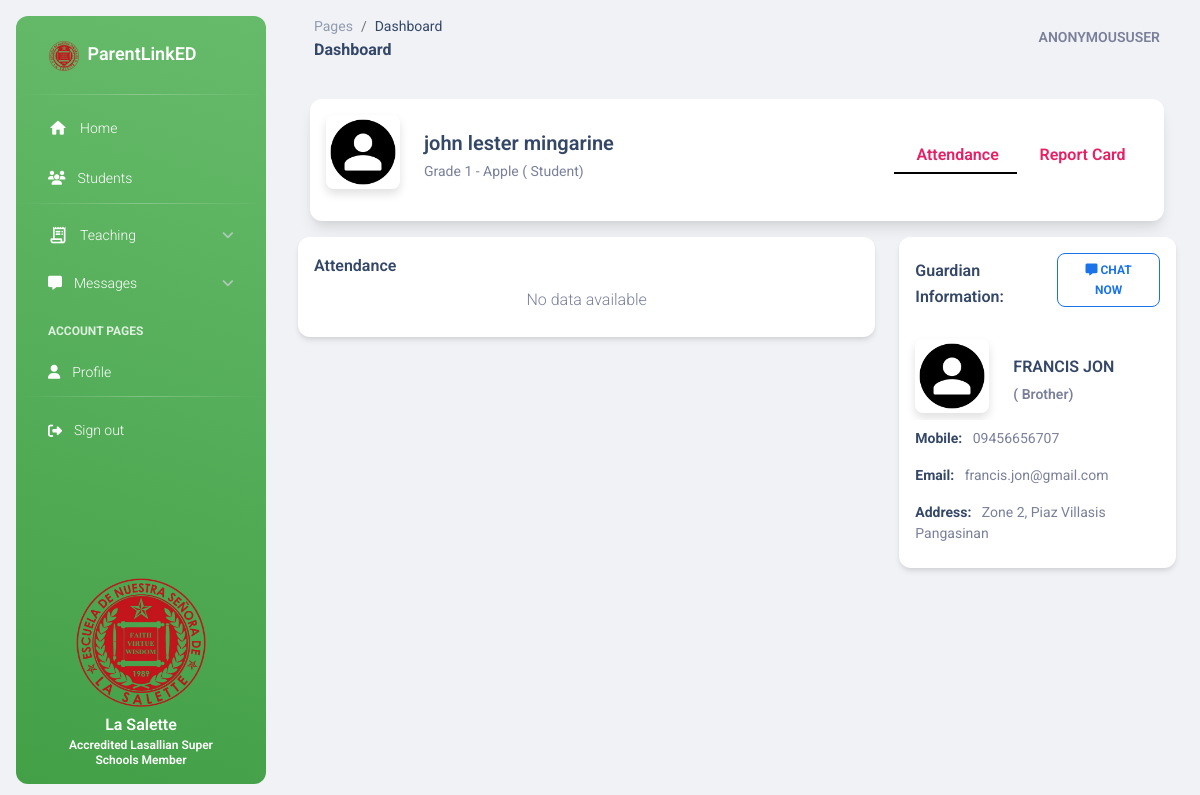
The app's page /instructor/student/profile/18-9398-54S/, older data.
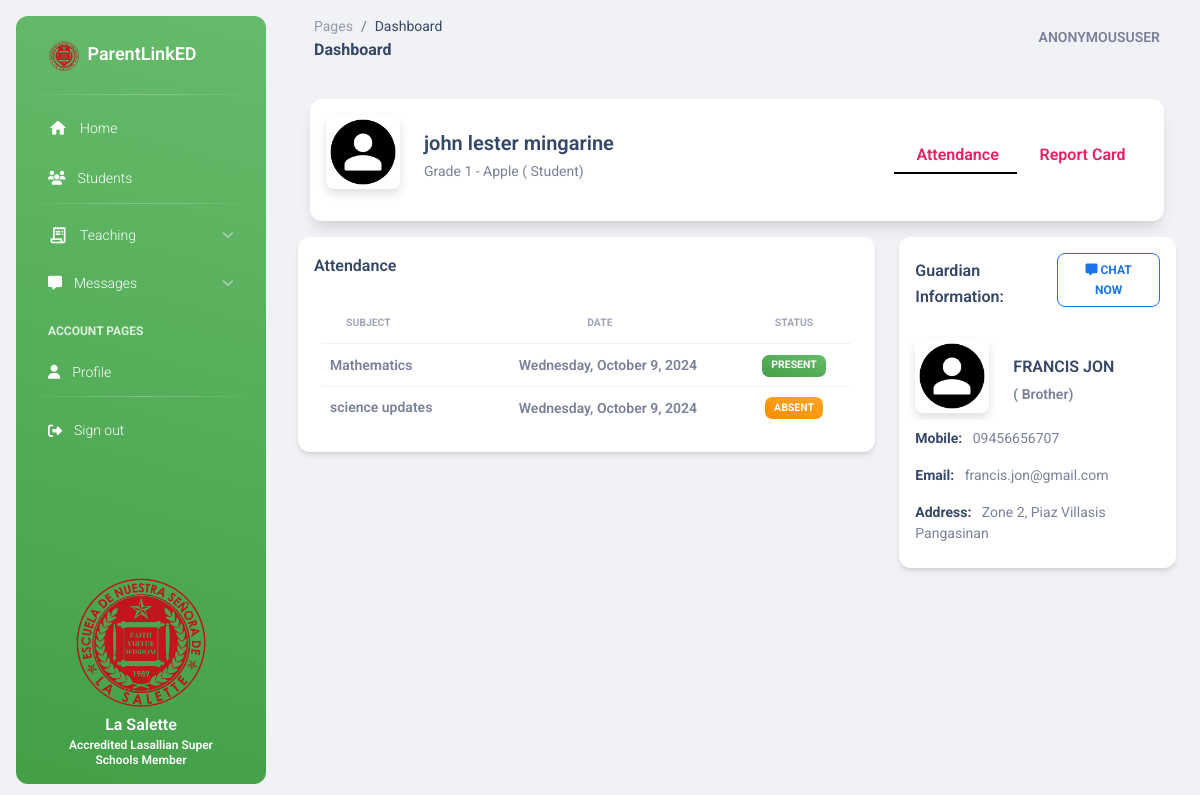
The same page, newer data.
### base/models.py (models this page shows, shortened)
class Student(models.Model):
    firstname = models.CharField(max_length=100)
    lastname = models.CharField(max_length=100)
    student_id = models.CharField(max_length=100, null = True, blank = True)
    avatar = models.ImageField(upload_to='avatars/', default = '/default_avatar.png', null = True, blank = True)
    gender = models.CharField(max_length=10, null = True, blank = True)
    age = models.IntegerField(null = True, blank = True)
    year_level_section = models.ForeignKey(YearLevelSection, on_delete=models.CASCADE)
    date_created = models.DateTimeField(auto_now_add=True, null = True, blank = True)

class YearLevelSection(models.Model):
    year_levels = [
        ('Grade 1', 'Grade 1'),
        ('Grade 2', 'Grade 2'),
        ('Grade 3', 'Grade 3'),
        ('Grade 4', 'Grade 4'),
        ('Grade 5', 'Grade 5'),
        ('Grade 6', 'Grade 6'),
    ]
    year_level = models.CharField(max_length=10, choices=year_levels)
    section = models.CharField(max_length=10)
    subjects = models.ManyToManyField(Subject, null=True, blank=True, related_name='year_level_sections')
    instructor = models.ForeignKey(Instructor, on_delete=models.CASCADE, related_name='year_level_sections', null = True, blank = True)
    slug = models.SlugField(max_length=255, unique=True, null=True, blank=True)
    def __str__(self):
        return f"{self.year_level} - {self.section}"

class Guardian(models.Model):
    user = models.OneToOneField(User, on_delete=models.CASCADE)
    student = models.ManyToManyField(Student, related_name='guardians')
    age = models.IntegerField(null = True, blank = True)
    address = models.CharField(max_length=100, null = True, blank = True)
    contact_number = models.CharField(max_length=11, null = True, blank = True)
    gender = models.CharField(max_length=10, null = True, blank = True)
    avatar = models.ImageField(upload_to='avatars/', default = '/default_avatar.png', null = True, blank = True)
    relationship = models.CharField(max_length=100, null = True, blank = True)
    date_created = models.DateTimeField(auto_now_add=True, null = True, blank = True)

class Attendance(models.Model):
    student = models.ForeignKey(Student, on_delete=models.CASCADE, related_name='attendances')
    subject = models.ForeignKey(Subject, on_delete=models.CASCADE, related_name='attendances')
    date = models.DateTimeField(auto_now_add=True)
    status = models.CharField(max_length=10, choices=[('present', 'Present'), ('absent', 'Absent')])
    class Meta:
        unique_together = ('student', 'subject', 'date')  # Ensure no duplicate records for the same day

class Subject(models.Model):
    name = models.CharField(max_length=100)
    subject_code = models.CharField(max_length=100, null=True, blank=True)
    description = models.TextField(blank=True, null=True)
    day = models.CharField(max_length=100)
    start_time = models.TimeField()
    end_time = models.TimeField()
    slug = models.SlugField(max_length=255, unique=True, null=True, blank=True)

### base/view/instructor.py (the view)
# urls.py: path('student/profile/<student_id>/', views.student_profile, name='student_profile'),
def student_profile(request, student_id):
    student = get_object_or_404(Student, student_id=student_id)
    guardians = student.guardians.all()
    attendance = Attendance.objects.filter(student=student)
    grades = Grade.objects.filter(student=student).select_related('subject')
    year_level_section = student.year_level_section
    subjects = year_level_section.subjects.all()
    subjects_with_grades = {grade.subject.id for grade in grades}
    subjects_without_grades = subjects.exclude(id__in=subjects_with_grades)
    context = {
        'student': student,
        'guardians': guardians,
        'attendance': attendance,
        'grades': grades,
        'subjects': subjects,
        'subjects_without_grades': subjects_without_grades,  # Ne
    }
    return render(request, 'base/instructor/student_profile.html', context)

### base/templates/base/instructor/student_profile.html (shortened to what this page needs)
{% extends 'base/instructor/base.html' %}
{% block content %}
<div class="card shadow-lg mx-4 card-profile-bottom">
    <div class="card-body p-3">
        <div class="row gx-4 mb-2">
            <div class="col-auto">
               <div class="avatar avatar-xl position-relative">
                  <img src="{{ student.avatar.url }}" alt="profile_image" class="w-100 border-radius-lg shadow-sm">
               </div>
            </div>
            <div class="col-auto my-auto">
               <div class="h-100">
                  <h5 class="mb-1">
                    {{ student.firstname }} {{ student.lastname}}
                  </h5>
                  <p class="mb-0 font-weight-normal text-sm">
                    {{student.year_level_section }} ( Student)
                  </p>
               </div>
            </div>
            <div class="col-lg-4 col-md-6 my-sm-auto ms-sm-auto me-sm-0 mx-auto mt-3">
                <div class="nav-wrapper position-relative end-0">
                    <ul class="nav nav-fill p-1 flex-row" role="tablist" id="customTabs">
                        <li class="nav-item" role="presentation">
                            <a class="nav-link_ nav-link mb-0 px-0 py-1 active fw-bold" id="attendance-tab" data-bs-toggle="tab" href="#attendance" role="tab" aria-controls="attendance" aria-selected="true">
                                <span class="ms-1">Attendance</span>
                            </a>
                        </li>
                        <li class="nav-item" role="presentation">
                            <a class="nav-link_ nav-link mb-0 px-0 py-1 fw-bold" id="report-card-tab" data-bs-toggle="tab" href="#report-card" role="tab" aria-controls="report-card" aria-selected="false">
                                <span class="ms-1">Report Card</span>
                            </a>
                        </li>
                    </ul>
                </div>
            </div>
        </div>
    </div>
</div>
<div class="tab-content container-fluid">
    <div class="row">
        <div class="col-md-8">
            <div class="tab-pane fade show active" id="attendance" role="tabpanel" aria-labelledby="attendance-tab">
                <div class="card h-auto mt-3" style="max-height: 100vh; overflow: auto;">
                    <div class="card-header pb-0 p-3">
                        <h6 class="mb-0">Attendance</h6>
                    </div>
                    {% if attendance %}
                    <div class="card-body overflow-auto">
                        <div class="table-responsive">
                            <table class="table align-items-center mb-0">
                                <thead>
                                    <tr>
                                        <th class="text-uppercase text-secondary text-xxs font-weight-bolder opacity-7">Subject</th>
                                        <th class="text-uppercase text-center text-secondary text-xxs font-weight-bolder opacity-7 ps-2">Date</th>
                                        <th class="text-center text-uppercase text-secondary text-xxs font-weight-bolder opacity-7">Status</th>
                                    </tr>
                                </thead>
                                <tbody>
                                    {% for a in attendance %}
                                    <tr>
                                        <td><p class="text-sm font-weight-bold mb-0 small">{{ a.subject.name }}</p></td>
                                        <td class="align-middle text-center">
                                            <span class="text-secondary text-sm small font-weight-bold">{{ a.date|date:"l, F j, Y" }}</span>
                                        </td>
                                        <td class="align-middle text-center text-sm small">
                                            {% if a.status == 'present' %}
                                            <span class="badge badge-pill badge-md bg-gradient-success">{{a.status}}</span>
                                            {% else %}
                                            <span class="badge badge-pill badge-md bg-gradient-warning">{{a.status}}</span>
                                            {% endif %}
                                        </td>
                                    </tr>
                                    {% endfor %}
                                </tbody>
                            </table>
                        </div>
                    </div>
                    {% else %}
                    <p class="p-2 text-center"> No data available </p>
                    {% endif %}
                </div>
            </div>
        </div>
        <div class="col-md-4 d-none d-md-block">
            {% for g in guardians %}
            <div class="card h-auto mt-3">
                <div class="card-header pb-0 p-3">
                    <div class="d-flex justify-content-between align-items-center">
                        <h6 class="">Guardian Information: </h6>
                        <a href="{% url 'start-chat' g.user %}" class="btn btn-sm btn-outline-info"><i class="fa fa-message" style="font-size: 12px;"></i> Chat Now</a>
                    </div>
                </div>
                <div class="card-body p-3">
                    <ul class="list-group">
                        <div class="row gx-4">
                            <div class="col-auto">
                                <div class="avatar avatar-xl position-relative">
                                    <img src="{{ g.avatar.url }}" alt="profile_image" class="w-100 border-radius-lg shadow-sm">
                                </div>
                            </div>
                            <div class="col-auto my-auto">
                                <div class="h-100">
                                    <h6 class="mb-1 text-uppercase">{{ g.user.first_name }} {{ g.user.last_name}}</h6>
                                    <p class="mb-0 font-weight-bold text-sm">( {{ g.relationship}})</p>
                                </div>
                            </div>
                        </div>
                        <li class="list-group-item border-0 ps-0 text-sm"><strong class="text-dark">Mobile:</strong> &nbsp; {{ g.contact_number}}</li>
                        <li class="list-group-item border-0 ps-0 text-sm"><strong class="text-dark">Email:</strong> &nbsp; {{ g.user.email }}</li>
                        <li class="list-group-item border-0 ps-0 text-sm"><strong class="text-dark">Address:</strong> &nbsp; {{ g.address }}</li>
                    </ul>
                </div>
            </div>
            {% empty %}
            <div class="alert alert-secondary text-white text-center" role="alert">
                <strong></strong> No guardian assigned
            </div>
            {% endfor %}
        </div>
    </div>
</div>
{% endblock %}

Row changes from the older to the newer data that the page shows:
added Attendance: subject.name "Mathematics", date "Wednesday, October 9, 2024", status "PRESENT"
added Attendance: subject.name "science updates", date "Wednesday, October 9, 2024", status "ABSENT"
Text that changed along with them:
text no longer shown: "No data available"
text now shown: "SUBJECT DATE STATUS"
